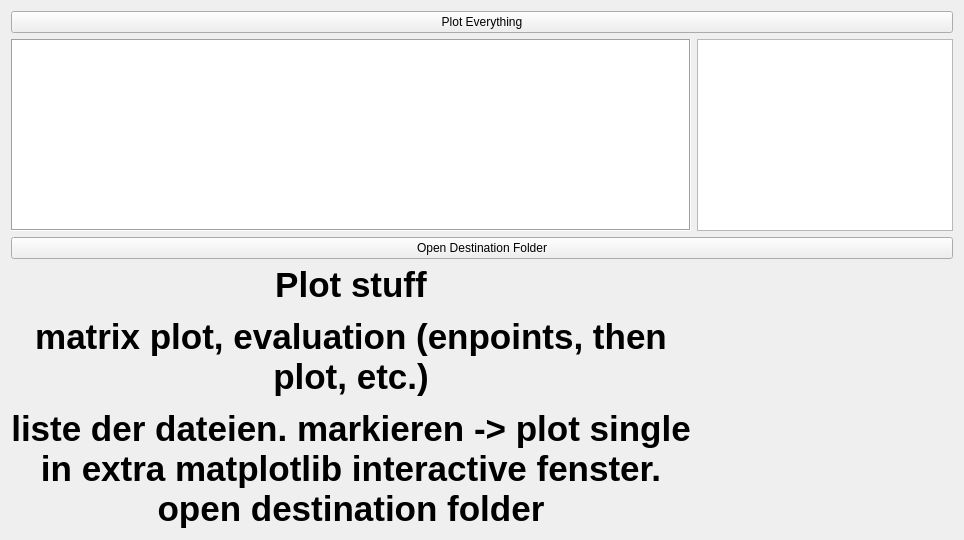
      <widget class="QWidget" name="tab_7">
       <attribute name="title">
        <string>Plotting</string>
       </attribute>
       <layout class="QGridLayout" name="gridLayout_12">
        <item row="1" column="0">
         <widget class="QTreeView" name="treeView">
          <property name="frameShape">
           <enum>QFrame::Box</enum>
          </property>
         </widget>
        </item>
        <item row="3" column="0">
         <widget class="QLabel" name="label_4">
          <property name="font">
           <font>
            <pointsize>26</pointsize>
            <bold>true</bold>
           </font>
          </property>
          <property name="text">
           <string>&lt;html&gt;&lt;head/&gt;&lt;body&gt;&lt;p align=&quot;center&quot;&gt;Plot stuff&lt;/p&gt;&lt;p align=&quot;center&quot;&gt;matrix plot, evaluation (enpoints, then plot, etc.)&lt;/p&gt;&lt;p align=&quot;center&quot;&gt;liste der dateien. markieren -&amp;gt; plot single in extra matplotlib interactive fenster. open destination folder&lt;/p&gt;&lt;/body&gt;&lt;/html&gt;</string>
          </property>
          <property name="wordWrap">
           <bool>true</bool>
          </property>
         </widget>
        </item>
        <item row="1" column="1">
         <widget class="QGraphicsView" name="graphicsView"/>
        </item>
        <item row="0" column="0" colspan="2">
         <widget class="QPushButton" name="button_plot_everything">
          <property name="text">
           <string>Plot Everything</string>
          </property>
         </widget>
        </item>
        <item row="2" column="0" colspan="2">
         <widget class="QPushButton" name="button_open_destination_folder">
          <property name="text">
           <string>Open Destination Folder</string>
          </property>
         </widget>
        </item>
       </layout>
      </widget>
